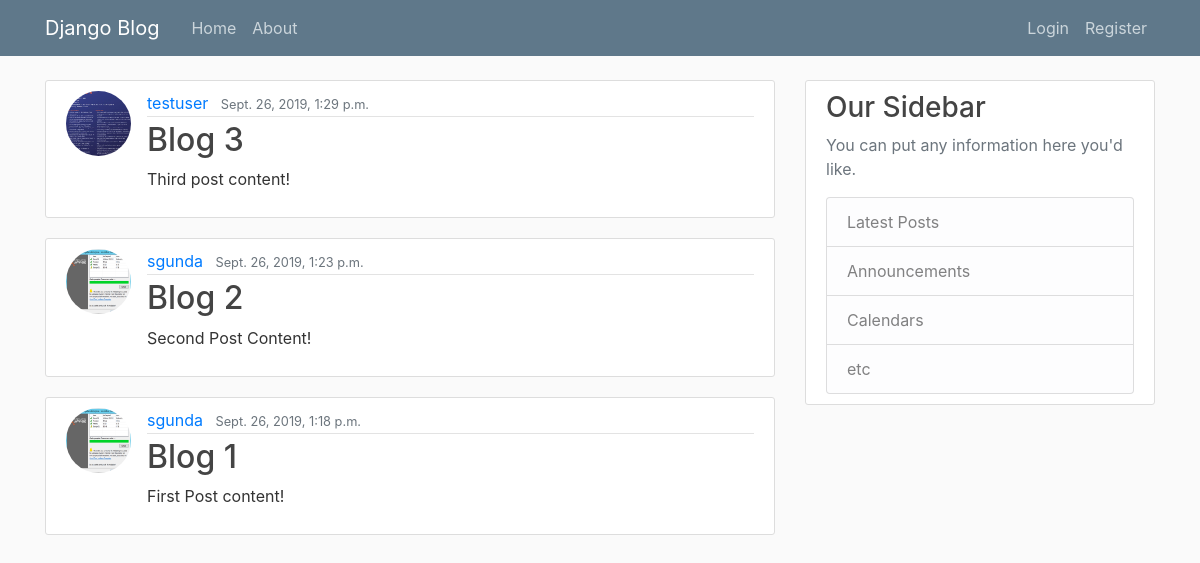
Before: / with the older database file.
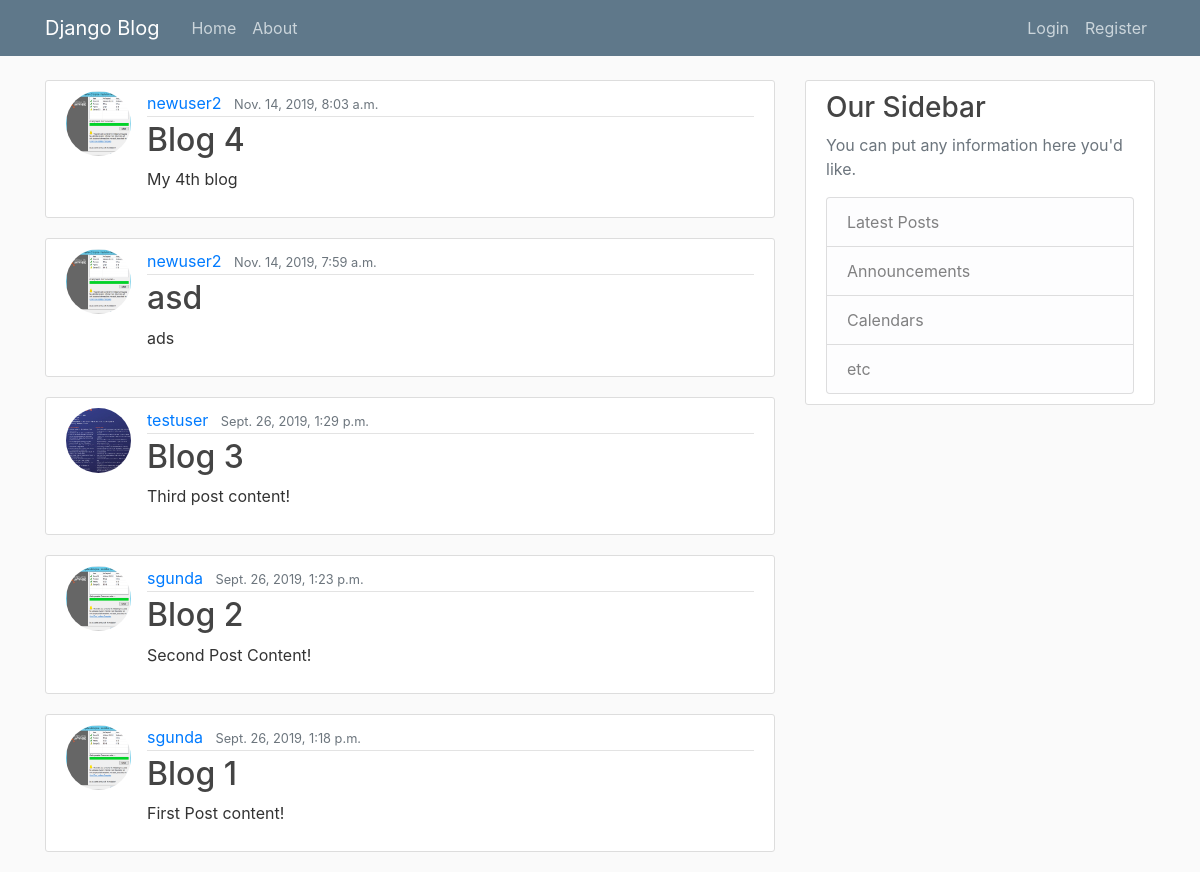
After: the same page with the newer database file.
### blog/models.py (models this page shows, shortened)
class Post(models.Model):
    title = models.CharField(max_length=100)
    content = models.TextField()
    date_posted = models.DateTimeField(default=timezone.now)
    author = models.ForeignKey(User, on_delete=models.CASCADE)

### users/models.py (models this page shows, shortened)
class Profile(models.Model):
    user = models.OneToOneField(User, on_delete=models.CASCADE)
    image = models.ImageField(default='default.jpg', upload_to='profile_pics')

### blog/views.py (the view)
# urls.py: path('', PostListView.as_view(), name='blog-home'),
class PostListView(ListView):
    model = Post
    template_name = 'blog/home.html'
    context_object_name = 'posts'
    ordering = ['-date_posted']

### blog/templates/blog/home.html
{% extends "blog/base.html" %}
{% block content %}
    {% for post in posts %}
        <article class="media content-section">
          <img class="rounded-circle article-img" src="{{ post.author.profile.image.url }}">
          <div class="media-body">
            <div class="article-metadata">
              <a class="mr-2" href="#">{{ post.author }}</a>
              <small class="text-muted">{{ post.date_posted }}</small>
            </div>
            <h2><a class="article-title" href="{%url 'post-detail' post.id%}">{{ post.title }}</a></h2>
            <p class="article-content">{{ post.content }}</p>
          </div>
        </article>
    {% endfor %}
{% endblock content %}

### blog/templates/blog/base.html (shortened to what this page needs)
{% load static %}
<!DOCTYPE html>
<html lang="en">
<head>
    <link rel="stylesheet" href="https://maxcdn.bootstrapcdn.com/bootstrap/4.0.0/css/bootstrap.min.css">
    <link rel="stylesheet" type="text/css" href="{% static 'blog/main.css' %}">
</head>
<body>
    <header class="site-header">
      <nav class="navbar navbar-expand-md navbar-dark bg-steel fixed-top">
        <div class="container">
          <a class="navbar-brand mr-4" href="{% url 'blog-home' %}">Django Blog</a>
          <div class="collapse navbar-collapse" id="navbarToggle">
            <div class="navbar-nav mr-auto">
              <a class="nav-item nav-link" href="{% url 'blog-home' %}">Home</a>
              <a class="nav-item nav-link" href="{% url 'blog-about' %}">About</a>
            </div>
            <div class="navbar-nav">
              {% if user.is_authenticated %}
                <a class="nav-item nav-link" href="{% url 'profile' %}">Profile</a>
                <a class="nav-item nav-link" href="{% url 'logout' %}">LogOut</a>
              {% else %}
                <a class="nav-item nav-link" href="{% url 'login' %}">Login</a>
                <a class="nav-item nav-link" href="{% url 'register' %}">Register</a>
              {% endif %}
            </div>
          </div>
        </div>
      </nav>
    </header>
    <main role="main" class="container">
      <div class="row">
        <div class="col-md-8">
            {% block content %}{% endblock %}
        </div>
        <div class="col-md-4">
          <div class="content-section">
            <h3>Our Sidebar</h3>
            <p class="text-muted">You can put any information here you'd like.</p>
              <ul class="list-group">
                <li class="list-group-item list-group-item-light">Latest Posts</li>
                <li class="list-group-item list-group-item-light">Announcements</li>
                <li class="list-group-item list-group-item-light">Calendars</li>
                <li class="list-group-item list-group-item-light">etc</li>
              </ul>
          </div>
        </div>
      </div>
    </main>
</body>
</html>

### blog/Static/blog/main.css (style rules this page uses)
body { background: #fafafa; color: #333333; margin-top: 5rem; }
h1, h2, h3, h4, h5, h6 { color: #444444; }
ul { margin: 0; }
.bg-steel { background-color: #5f788a; }
.site-header .navbar-nav .nav-link { color: #cbd5db; }
.content-section { background: #ffffff; padding: 10px 20px; border: 1px solid #dddddd; border-radius: 3px; margin-bottom: 20px; }
.article-title { color: #444444; }
.article-content { white-space: pre-line; }
.article-img { height: 65px; width: 65px; margin-right: 16px; }
.article-metadata { padding-bottom: 1px; margin-bottom: 4px; border-bottom: 1px solid #e3e3e3 }

Changed rows visible on the page:
added Post: author.profile.image (picture), author "newuser2", date_posted "Nov. 14, 2019, 8:03 a.m.", title "Blog 4", content "My 4th blog"
added Post: author.profile.image (picture), author "newuser2", date_posted "Nov. 14, 2019, 7:59 a.m.", title "asd", content "ads"
